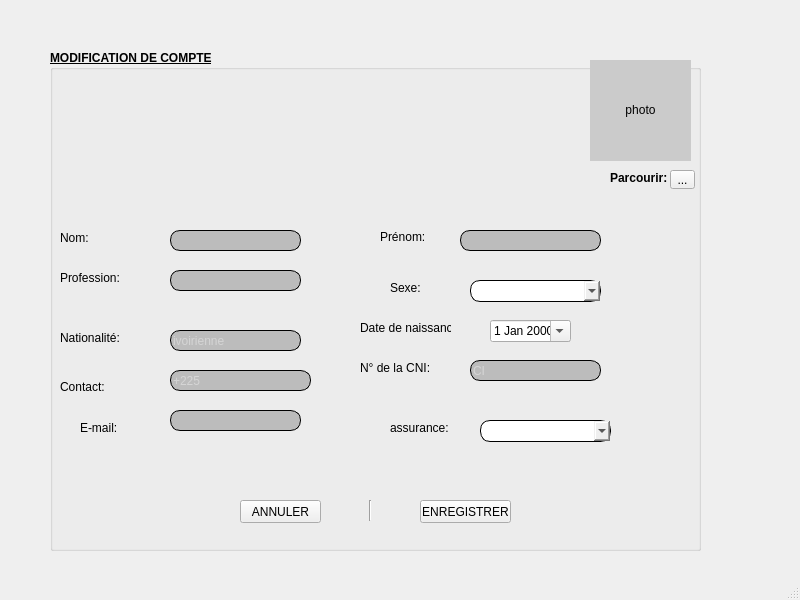
<?xml version="1.0" encoding="UTF-8"?>
<ui version="4.0">
 <class>Modif</class>
 <widget class="QMainWindow" name="Modif">
  <property name="geometry">
   <rect>
    <x>0</x>
    <y>0</y>
    <width>800</width>
    <height>600</height>
   </rect>
  </property>
  <property name="windowTitle">
   <string>MainWindow</string>
  </property>
  <widget class="QWidget" name="centralwidget">
   <widget class="QGroupBox" name="groupBox">
    <property name="geometry">
     <rect>
      <x>50</x>
      <y>50</y>
      <width>651</width>
      <height>501</height>
     </rect>
    </property>
    <property name="font">
     <font>
      <weight>75</weight>
      <bold>true</bold>
      <underline>true</underline>
     </font>
    </property>
    <property name="styleSheet">
     <string notr="true">QLineEdit{
	color: rgb(239, 239, 239);
	color: rgb(238, 238, 238);
background-color: rgb(188, 188, 188);
}</string>
    </property>
    <property name="title">
     <string>MODIFICATION DE COMPTE</string>
    </property>
    <widget class="QLabel" name="photo">
     <property name="geometry">
      <rect>
       <x>540</x>
       <y>10</y>
       <width>101</width>
       <height>101</height>
      </rect>
     </property>
     <property name="styleSheet">
      <string notr="true">
background-color: rgb(203, 203, 203);</string>
     </property>
     <property name="text">
      <string>&lt;html&gt;&lt;head/&gt;&lt;body&gt;&lt;p align=&quot;center&quot;&gt;photo&lt;/p&gt;&lt;/body&gt;&lt;/html&gt;</string>
     </property>
    </widget>
    <widget class="QLineEdit" name="prenomClient">
     <property name="geometry">
      <rect>
       <x>410</x>
       <y>180</y>
       <width>141</width>
       <height>21</height>
      </rect>
     </property>
     <property name="styleSheet">
      <string notr="true">border-color:black;
border-radius:10px;
border-style:solid;
border-width:1px;
</string>
     </property>
    </widget>
    <widget class="QLabel" name="label_3">
     <property name="geometry">
      <rect>
       <x>10</x>
       <y>180</y>
       <width>31</width>
       <height>16</height>
      </rect>
     </property>
     <property name="text">
      <string>Nom:</string>
     </property>
    </widget>
    <widget class="QLabel" name="label_7">
     <property name="geometry">
      <rect>
       <x>340</x>
       <y>230</y>
       <width>31</width>
       <height>16</height>
      </rect>
     </property>
     <property name="text">
      <string>Sexe:</string>
     </property>
    </widget>
    <widget class="QLabel" name="label_4">
     <property name="geometry">
      <rect>
       <x>330</x>
       <y>180</y>
       <width>47</width>
       <height>13</height>
      </rect>
     </property>
     <property name="text">
      <string>Prénom:</string>
     </property>
    </widget>
    <widget class="QLineEdit" name="nomClient">
     <property name="geometry">
      <rect>
       <x>120</x>
       <y>180</y>
       <width>131</width>
       <height>21</height>
      </rect>
     </property>
     <property name="styleSheet">
      <string notr="true">border-color:black;
border-radius:10px;
border-style:solid;
border-width:1px;
</string>
     </property>
     <property name="text">
      <string/>
     </property>
    </widget>
    <widget class="QToolButton" name="tool">
     <property name="geometry">
      <rect>
       <x>620</x>
       <y>120</y>
       <width>25</width>
       <height>19</height>
      </rect>
     </property>
     <property name="text">
      <string>...</string>
     </property>
    </widget>
    <widget class="QLabel" name="label_13">
     <property name="geometry">
      <rect>
       <x>560</x>
       <y>120</y>
       <width>61</width>
       <height>16</height>
      </rect>
     </property>
     <property name="text">
      <string>&lt;html&gt;&lt;head/&gt;&lt;body&gt;&lt;p&gt;&lt;span style=&quot; font-weight:600;&quot;&gt;Parcourir:&lt;/span&gt;&lt;/p&gt;&lt;/body&gt;&lt;/html&gt;</string>
     </property>
    </widget>
    <widget class="QLabel" name="label_5">
     <property name="geometry">
      <rect>
       <x>310</x>
       <y>270</y>
       <width>91</width>
       <height>16</height>
      </rect>
     </property>
     <property name="text">
      <string>Date de naissance:</string>
     </property>
    </widget>
    <widget class="QDateEdit" name="date">
     <property name="geometry">
      <rect>
       <x>440</x>
       <y>270</y>
       <width>81</width>
       <height>22</height>
      </rect>
     </property>
     <property name="calendarPopup">
      <bool>true</bool>
     </property>
    </widget>
    <widget class="QLineEdit" name="prof">
     <property name="geometry">
      <rect>
       <x>120</x>
       <y>220</y>
       <width>131</width>
       <height>21</height>
      </rect>
     </property>
     <property name="styleSheet">
      <string notr="true">border-color:black;
border-radius:10px;
border-style:solid;
border-width:1px;
</string>
     </property>
    </widget>
    <widget class="QLabel" name="label_10">
     <property name="geometry">
      <rect>
       <x>10</x>
       <y>280</y>
       <width>61</width>
       <height>16</height>
      </rect>
     </property>
     <property name="text">
      <string>Nationalité:</string>
     </property>
    </widget>
    <widget class="QLineEdit" name="nation">
     <property name="geometry">
      <rect>
       <x>120</x>
       <y>280</y>
       <width>131</width>
       <height>21</height>
      </rect>
     </property>
     <property name="cursor">
      <cursorShape>IBeamCursor</cursorShape>
     </property>
     <property name="styleSheet">
      <string notr="true">border-color:black;
border-radius:10px;
border-style:solid;
border-width:1px;
</string>
     </property>
     <property name="placeholderText">
      <string>ivoirienne</string>
     </property>
    </widget>
    <widget class="QLabel" name="label_9">
     <property name="geometry">
      <rect>
       <x>10</x>
       <y>220</y>
       <width>61</width>
       <height>16</height>
      </rect>
     </property>
     <property name="text">
      <string>Profession:</string>
     </property>
    </widget>
    <widget class="QLabel" name="label_8">
     <property name="geometry">
      <rect>
       <x>10</x>
       <y>330</y>
       <width>47</width>
       <height>13</height>
      </rect>
     </property>
     <property name="text">
      <string>Contact:</string>
     </property>
    </widget>
    <widget class="QLineEdit" name="cni_Client">
     <property name="geometry">
      <rect>
       <x>420</x>
       <y>310</y>
       <width>131</width>
       <height>21</height>
      </rect>
     </property>
     <property name="styleSheet">
      <string notr="true">border-color:black;
border-radius:10px;
border-style:solid;
border-width:1px;
</string>
     </property>
     <property name="placeholderText">
      <string>CI</string>
     </property>
    </widget>
    <widget class="QLabel" name="label_11">
     <property name="geometry">
      <rect>
       <x>310</x>
       <y>310</y>
       <width>71</width>
       <height>16</height>
      </rect>
     </property>
     <property name="text">
      <string>N° de la CNI:</string>
     </property>
    </widget>
    <widget class="QLineEdit" name="cont">
     <property name="geometry">
      <rect>
       <x>120</x>
       <y>320</y>
       <width>141</width>
       <height>21</height>
      </rect>
     </property>
     <property name="styleSheet">
      <string notr="true">border-color:black;
border-radius:10px;
border-style:solid;
border-width:1px;
</string>
     </property>
     <property name="placeholderText">
      <string>+225</string>
     </property>
    </widget>
    <widget class="QLineEdit" name="mail">
     <property name="geometry">
      <rect>
       <x>120</x>
       <y>360</y>
       <width>131</width>
       <height>21</height>
      </rect>
     </property>
     <property name="styleSheet">
      <string notr="true">border-color:black;
border-radius:10px;
border-style:solid;
border-width:1px;
</string>
     </property>
    </widget>
    <widget class="QLabel" name="label_12">
     <property name="geometry">
      <rect>
       <x>30</x>
       <y>370</y>
       <width>41</width>
       <height>16</height>
      </rect>
     </property>
     <property name="text">
      <string>E-mail:</string>
     </property>
    </widget>
    <widget class="QPushButton" name="ann">
     <property name="geometry">
      <rect>
       <x>190</x>
       <y>450</y>
       <width>81</width>
       <height>23</height>
      </rect>
     </property>
     <property name="text">
      <string>ANNULER</string>
     </property>
    </widget>
    <widget class="Line" name="line_3">
     <property name="geometry">
      <rect>
       <x>310</x>
       <y>450</y>
       <width>20</width>
       <height>21</height>
      </rect>
     </property>
     <property name="orientation">
      <enum>Qt::Vertical</enum>
     </property>
    </widget>
    <widget class="QPushButton" name="save">
     <property name="geometry">
      <rect>
       <x>370</x>
       <y>450</y>
       <width>91</width>
       <height>23</height>
      </rect>
     </property>
     <property name="text">
      <string>ENREGISTRER</string>
     </property>
    </widget>
    <widget class="QComboBox" name="sexe">
     <property name="geometry">
      <rect>
       <x>420</x>
       <y>230</y>
       <width>131</width>
       <height>22</height>
      </rect>
     </property>
     <property name="styleSheet">
      <string notr="true">border-color:black;
border-radius:10px;
border-style:solid;
border-width:1px;
</string>
     </property>
     <item>
      <property name="text">
       <string/>
      </property>
     </item>
     <item>
      <property name="text">
       <string>HOMME</string>
      </property>
     </item>
     <item>
      <property name="text">
       <string>FEMME</string>
      </property>
     </item>
    </widget>
    <widget class="QComboBox" name="sexe_3">
     <property name="geometry">
      <rect>
       <x>430</x>
       <y>370</y>
       <width>131</width>
       <height>22</height>
      </rect>
     </property>
     <property name="styleSheet">
      <string notr="true">border-color:black;
border-radius:10px;
border-style:solid;
border-width:1px;
</string>
     </property>
     <item>
      <property name="text">
       <string/>
      </property>
     </item>
     <item>
      <property name="text">
       <string>axa</string>
      </property>
     </item>
     <item>
      <property name="text">
       <string>assurace</string>
      </property>
     </item>
     <item>
      <property name="text">
       <string>mugefci</string>
      </property>
     </item>
     <item>
      <property name="text">
       <string>dangereux </string>
      </property>
     </item>
    </widget>
    <widget class="QLabel" name="label">
     <property name="geometry">
      <rect>
       <x>340</x>
       <y>370</y>
       <width>61</width>
       <height>16</height>
      </rect>
     </property>
     <property name="text">
      <string>assurance:</string>
     </property>
    </widget>
   </widget>
  </widget>
  <widget class="QStatusBar" name="statusbar"/>
 </widget>
 <resources/>
 <connections/>
</ui>
